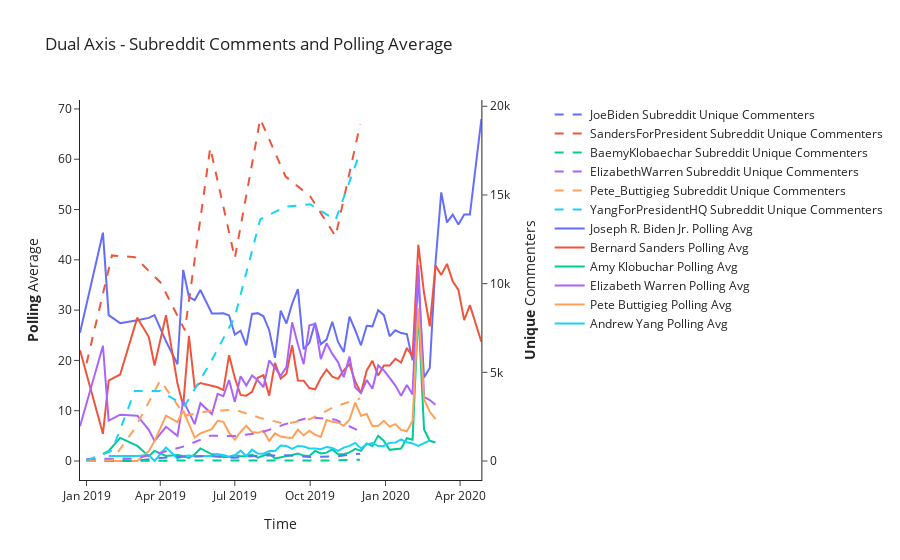

Notebook source saved alongside this figure:
### Markdown cell above
### Dual Axes (N-Unique)

### Code cell
from plotly.subplots import make_subplots

# Create figure with secondary y-axis
fig = make_subplots(specs=[[{"secondary_y": True}]])

# Add subreddit comments
for sub in left_candidates:
    data = n_unique[n_unique["subreddit"] == sub]
    fig.add_trace(
        go.Scatter(x=data["date"],
                   y=data["n_unique"],
                   name="{} Subreddit Unique Commenters".format(sub),
                   mode='lines',
                   line=dict(color=mapping[sub],dash='dash')),
        secondary_y=True)

# Add from media coverage
for cand in candidate_names:
    data = polling_agg[polling_agg["candidate_name"] == cand]
    fig.add_trace(
        go.Scatter(x=data["week"],
                   y=data["pct"],
                   name="{} Polling Avg".format(cand),
                   line = dict(color=poll_mapping[cand])),
        secondary_y=False)



# Add figure title
fig.update_layout(
    title_text="Dual Axis - Subreddit Comments and Polling Average",
    template="simple_white",
    legend=dict(orientation='v', x=1.1, xanchor='left', y=1),
)

fig.update_xaxes(title_text="Time")

# Set y-axes titles
fig.update_yaxes(title_text="<b>Polling</b> Average", secondary_y=False)
fig.update_yaxes(title_text="<b>Unique</b> Commenters", secondary_y=True)
fig.write_html("visualizations/temporal/{}_n-unique_vs_polling_avg.html".format(TIME_FRAME))
fig.show()
